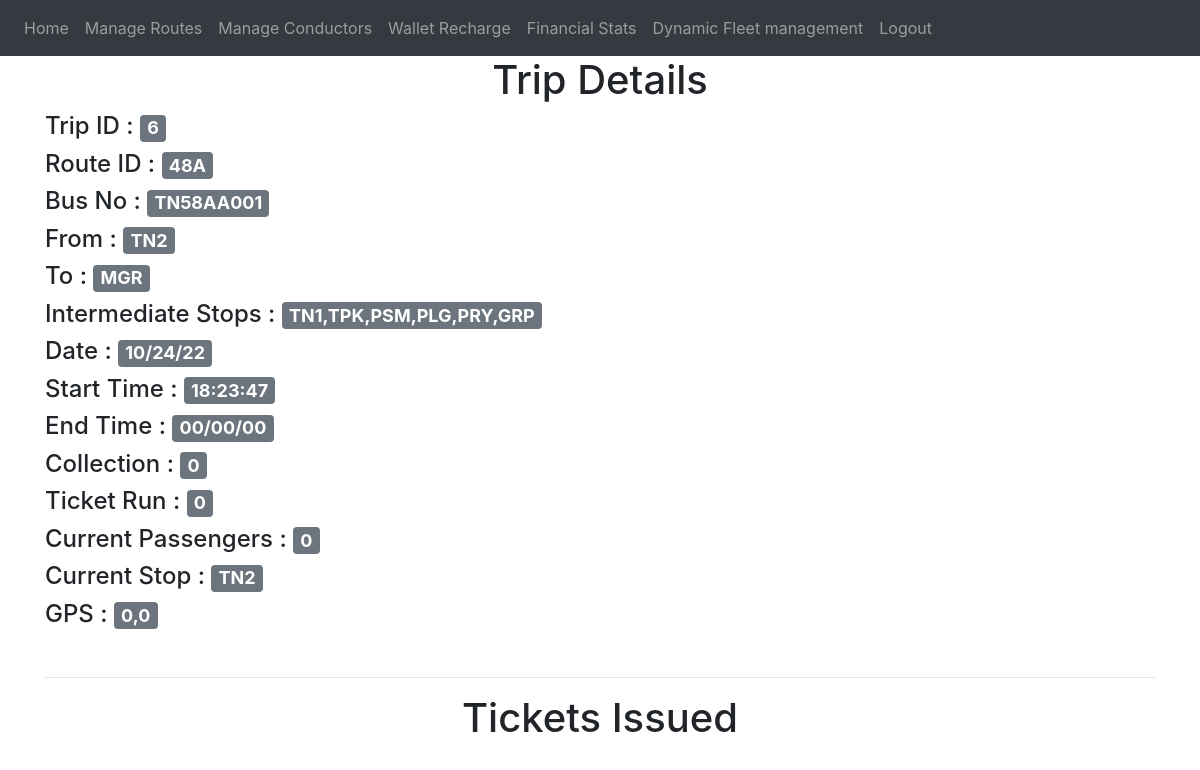
Before: /conductor-view-details/6 (signed in) with the older database file.
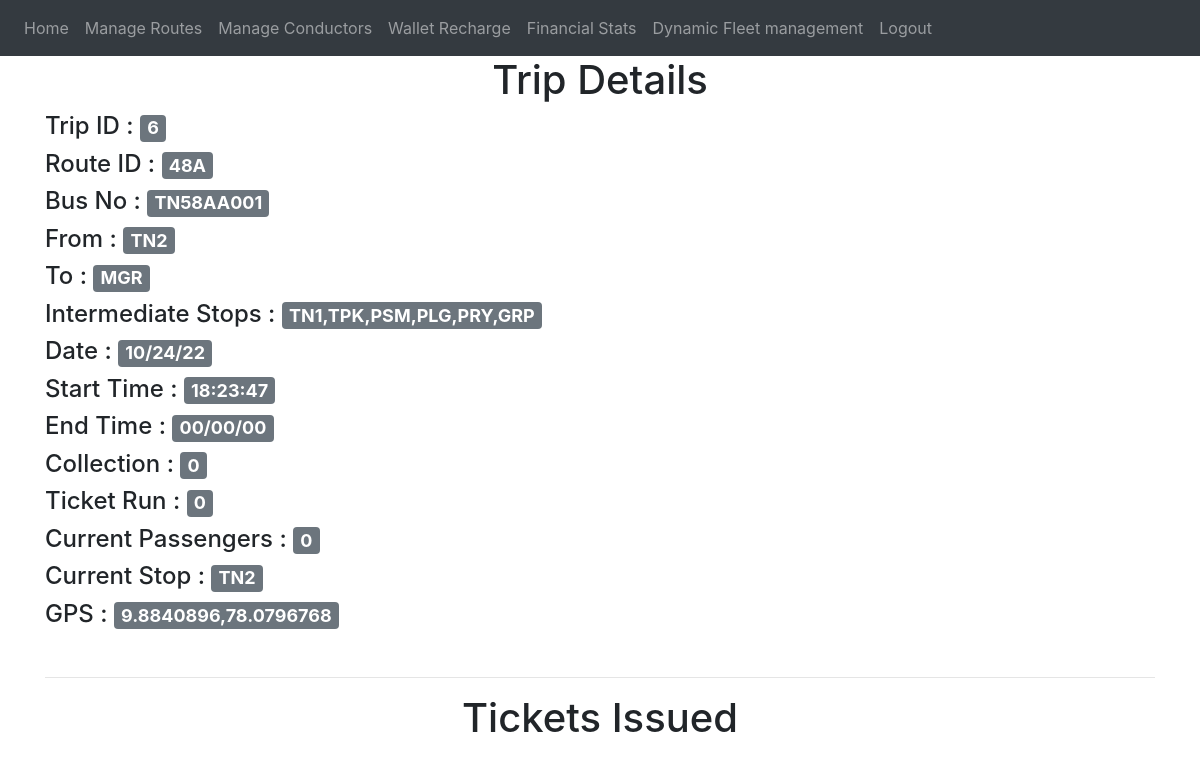
After: the same page with the newer database file.
### website/models.py (models this page shows)
class Trip(db.Model,UserMixin):
    trip_id = db.Column(db.String , primary_key = True)
    route_id = db.Column(db.String(100))
    conductor_id = db.Column(db.Integer , db.ForeignKey('user.id'))
    date = db.Column(db.String(100))
    collection = db.Column(db.Integer)
    ticket_run = db.Column(db.Integer)
    start_time =db.Column(db.String(100))
    end_time = db.Column(db.String(100))
    status =db.Column(db.String(1))
    current_passengers= db.Column(db.Integer)
    current_stop = db.Column(db.String)
    bus_no = db.Column(db.String)
    gps = db.Column(db.String)

class Route(db.Model):
    route_id = db.Column(db.Text , primary_key = True)
    start =db.Column(db.String(100))
    end =db.Column(db.String(100))
    stops = db.Column(db.String(100))

### website/views.py (the view)
@views.route('/conductor-view-details/<trip_id>', methods=['GET', 'POST'])
@login_required
def conductor_view_details (trip_id):
    trip = Trip.query.filter_by(trip_id=trip_id).first()
    route = Route.query.filter_by(route_id = trip.route_id ).first()
    return render_template("conductor_view_details.html" , user = current_user, trip=trip, route=route )

### website/__init__.py (called while the page is built)
def create_app():
    app = Flask(__name__)
    app.config['SECRET_KEY'] = '#itsactuallyapassword'
    app.config['SQLALCHEMY_DATABASE_URI'] = f'sqlite:///{DB_NAME}'
    db.init_app(app)
    from .views import views
    from .auth import auth
    app.register_blueprint(views, url_prefix='/')
    app.register_blueprint(auth, url_prefix='/')
    from .models import User, Conductor_details
    create_database(app)
    login_manager = LoginManager()
    login_manager.login_view = 'auth.login'
    login_manager.init_app(app)
    @login_manager.user_loader
    def load_user(id):
        return User.query.get(int(id))
    return app

### website/templates/conductor_view_details.html (shortened to what this page needs)
{% extends "base.html" %}
{% block content %}
<div>
{%if trip and route%}
    <div>
        <h1 align = "center">
            Trip Details
        </h1>
    </div>
    <div>
        <h4>Trip ID            :    <span class="badge bg-secondary btn-primary">{{trip.trip_id}}</span></h4>
        <h4>Route ID           :    <span class="badge bg-secondary btn-primary">{{trip.route_id}}</span></h4>
        <h4>Bus No             :    <span class="badge bg-secondary btn-primary">{{trip.bus_no}}</span></h4>
        <h4>From               :    <span class="badge bg-secondary btn-primary">{{route.start}}</span></h4>
        <h4>To                 :    <span class="badge bg-secondary btn-primary">{{route.end}}</span></h4>
        <h4>Intermediate Stops :    <span class="badge bg-secondary btn-primary">{{route.stops}}</span></h4>
        <h4>Date               :    <span class="badge bg-secondary btn-primary">{{trip.date}}</span></h4>
        <h4>Start Time         :    <span class="badge bg-secondary btn-primary">{{trip.start_time}}</span></h4>
        <h4>End Time           :    <span class="badge bg-secondary btn-primary">{{trip.end_time}}</span></h4>
        <h4>Collection         :    <span class="badge bg-secondary btn-primary">{{trip.collection}}</span></h4>
        <h4>Ticket Run         :    <span class="badge bg-secondary btn-primary">{{trip.ticket_run}}</span></h4>
        <h4>Current Passengers :    <span class="badge bg-secondary btn-primary">{{trip.current_passengers}}</span></h4>
        <h4>Current Stop       :    <span class="badge bg-secondary btn-primary">{{trip.current_stop}}</span></h4>
        <h4>GPS                :    <span class="badge bg-secondary btn-primary">{{trip.gps}}</span></h4>
    </div>
{%endif%}
<br><hr>
    <div>
        <h1 align = "center">
            Tickets Issued
        </h1>
    </div>
</div>
{% endblock %}

### website/templates/base.html (shortened to what this page needs)
<!DOCTYPE html>
<html>
  <head>
    <link
      rel="stylesheet"
      href="https://stackpath.bootstrapcdn.com/bootstrap/4.4.1/css/bootstrap.min.css"
    />
    <link
      rel="stylesheet"
      href="https://stackpath.bootstrapcdn.com/font-awesome/4.7.0/css/font-awesome.min.css"
    />
  </head>
  <body>
{%if user.is_authenticated %}
  {%if user.type == "A"%}
  <nav class="navbar navbar-expand-lg navbar-dark bg-dark">
    <div class="collapse navbar-collapse" id="navbar">
      <div class="navbar-nav">
        <a class="nav-item nav-link" id="home" href="/admin-home">Home</a>
        <a class="nav-item nav-link" id="home" href="/admin-manage-routes">Manage Routes</a>
        <a class="nav-item nav-link" id="home" href="/conductor-manage-trips">Manage Conductors </a>
        <a class="nav-item nav-link" id="home" href="/admin-wallet-recharge">Wallet Recharge</a>
        <a class="nav-item nav-link" id="home" href="/conductor-manage-trips">Financial Stats</a>
        <a class="nav-item nav-link" id="home" href="/conductor-manage-trips">Dynamic Fleet management</a>
        <a class="nav-item nav-link" id="logout" href="/logout">Logout</a>
      </div>
    </div>
  </nav>
  {%endif%}
{%endif%}
    <div class="container">{% block content %} {% endblock %}</div>
  </body>
</html>

Changed rows visible on the page:
changed Trip "TN58AA001": gps "0,0" → "9.8840896,78.0796768"
